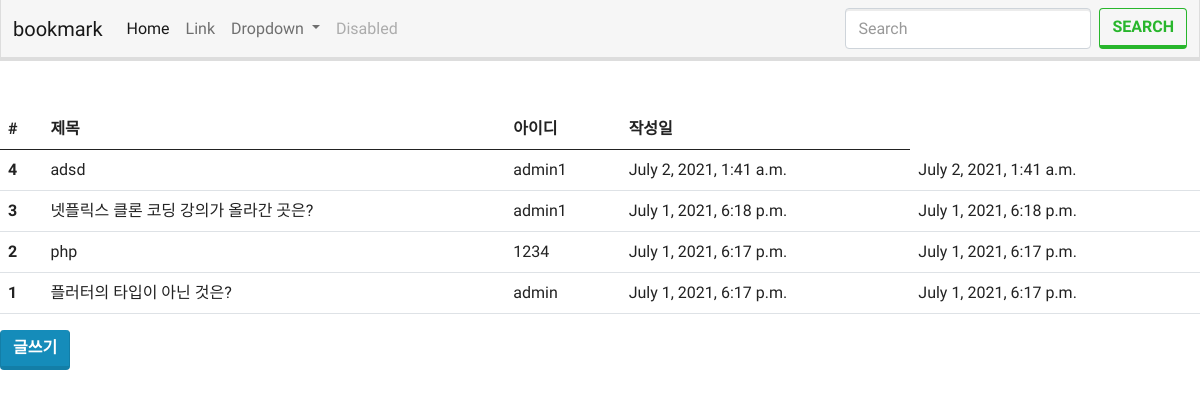
Screenshot of /board/board_list/ with the database file from the repository.
### board/models.py (models this page shows, shortened)
class Board(models.Model):
    title       = models.CharField(max_length=200, verbose_name="제목")
    contents    = models.TextField(verbose_name="내용")
    writer      = models.ForeignKey('member.BoardMember', on_delete=models.CASCADE, verbose_name="작성자")
    created_at  = models.DateTimeField(auto_now_add=True, verbose_name="작성일")
    updated_at  = models.DateTimeField(auto_now=True, verbose_name="최종수정일")
    class Meta:
        db_table            = 'boards'
        verbose_name        = '게시판'
        verbose_name_plural = '게시판'

### member/models.py (models this page shows)
class BoardMember(models.Model):
    username=models.CharField(max_length=100)
    email       = models.EmailField(max_length=100, verbose_name='유저메일')
    password    = models.CharField(max_length=100, verbose_name='유저PW')
    created_at  = models.DateTimeField(auto_now_add=True, verbose_name='가입날짜')
    updated_at  = models.DateTimeField(auto_now=True, verbose_name='마지막수정일')
    def __str__(self):
        return self.username
    class Meta:
        db_table            = 'boardmembers'
        verbose_name        = '게시판멤버'
        verbose_name_plural = '게시판멤버'

### board/views.py (the view)
# urls.py: path('board_list/',board_list),
def board_list(request):
    boards= Board.objects.all().order_by('-id')
    return render(request, 'board_list.html', {"boards":boards})

### board/templates/board_list.html
{% extends "base.html" %}
{% block content %}
<div class="row mt-5">
  <div class="col-12">
    <table class="table">
      <thead class="thead-dark">
        <tr>
          <th scope="col">#</th>
          <th scope="col">제목</th>
          <th scope="col">아이디</th>
          <th scope="col">작성일</th>
        </tr>
      </thead>
      <tbody>
        {% for board in boards%}
        <tr>
          <th scope="row">{{board.id}}</th>
          <td>{{board.title}}</td>
          <td>{{board.writer}}</td>
          <td>{{board.created_at}}</td>
          <td>{{board.updated_at}}</td>
        </tr>
        {% endfor %}
        </tbody>
    </table>
  </div>
</div>
<div class="row">
  <div class="col-12">
    <button class="btn btn-primary">글쓰기</button>
  </div>
</div>
{% endblock %}

### rows the page displays
Board: id "4", title "adsd", writer "admin1", created_at "July 2, 2021, 1:41 a.m.", updated_at "July 2, 2021, 1:41 a.m."
Board: id "3", title "넷플릭스 클론 코딩 강의가 올라간 곳은?", writer "admin1", created_at "July 1, 2021, 6:18 p.m.", updated_at "July 1, 2021, 6:18 p.m."
Board: id "2", title "php", writer "1234", created_at "July 1, 2021, 6:17 p.m.", updated_at "July 1, 2021, 6:17 p.m."
Board: id "1", title "플러터의 타입이 아닌 것은?", writer "admin", created_at "July 1, 2021, 6:17 p.m.", updated_at "July 1, 2021, 6:17 p.m."
